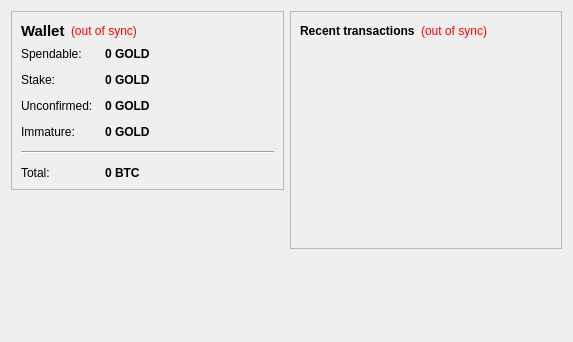
<?xml version="1.0" encoding="UTF-8"?>
<ui version="4.0">
 <class>OverviewPage</class>
 <widget class="QWidget" name="OverviewPage">
  <property name="geometry">
   <rect>
    <x>0</x>
    <y>0</y>
    <width>573</width>
    <height>342</height>
   </rect>
  </property>
  <property name="windowTitle">
   <string>Form</string>
  </property>
  <layout class="QHBoxLayout" name="horizontalLayout" stretch="1,1">
   <item>
    <layout class="QVBoxLayout" name="verticalLayout_2">
     <item>
      <widget class="QFrame" name="frame">
       <property name="frameShape">
        <enum>QFrame::StyledPanel</enum>
       </property>
       <property name="frameShadow">
        <enum>QFrame::Raised</enum>
       </property>
       <layout class="QVBoxLayout" name="verticalLayout_4">
        <item>
         <layout class="QHBoxLayout" name="horizontalLayout_4">
          <item>
           <widget class="QLabel" name="label_5">
            <property name="font">
             <font>
              <pointsize>11</pointsize>
              <weight>75</weight>
              <bold>true</bold>
             </font>
            </property>
            <property name="text">
             <string>Wallet</string>
            </property>
           </widget>
          </item>
          <item>
           <widget class="QLabel" name="labelWalletStatus">
            <property name="toolTip">
             <string>The displayed information may be out of date. Your wallet automatically synchronizes with the GoldenCoin network after a connection is established, but this process has not completed yet.</string>
            </property>
            <property name="styleSheet">
             <string notr="true">QLabel { color: red; }</string>
            </property>
            <property name="text">
             <string notr="true">(out of sync)</string>
            </property>
            <property name="alignment">
             <set>Qt::AlignLeading|Qt::AlignLeft|Qt::AlignVCenter</set>
            </property>
           </widget>
          </item>
          <item>
           <spacer name="horizontalSpacer_2">
            <property name="orientation">
             <enum>Qt::Horizontal</enum>
            </property>
            <property name="sizeHint" stdset="0">
             <size>
              <width>40</width>
              <height>20</height>
             </size>
            </property>
           </spacer>
          </item>
         </layout>
        </item>
        <item>
         <layout class="QFormLayout" name="formLayout_2">
          <property name="fieldGrowthPolicy">
           <enum>QFormLayout::AllNonFixedFieldsGrow</enum>
          </property>
          <property name="horizontalSpacing">
           <number>12</number>
          </property>
          <property name="verticalSpacing">
           <number>12</number>
          </property>
          <item row="0" column="0">
           <widget class="QLabel" name="label">
            <property name="text">
             <string>Spendable:</string>
            </property>
           </widget>
          </item>
          <item row="0" column="1">
           <widget class="QLabel" name="labelBalance">
            <property name="font">
             <font>
              <weight>75</weight>
              <bold>true</bold>
             </font>
            </property>
            <property name="cursor">
             <cursorShape>IBeamCursor</cursorShape>
            </property>
            <property name="toolTip">
             <string>Your current spendable balance</string>
            </property>
            <property name="text">
             <string notr="true">0 GOLD</string>
            </property>
            <property name="textInteractionFlags">
             <set>Qt::LinksAccessibleByMouse|Qt::TextSelectableByKeyboard|Qt::TextSelectableByMouse</set>
            </property>
           </widget>
          </item>
          <item row="1" column="0">
           <widget class="QLabel" name="label_6">
            <property name="text">
             <string>Stake:</string>
            </property>
           </widget>
          </item>
          <item row="1" column="1">
           <widget class="QLabel" name="labelStake">
            <property name="font">
             <font>
              <weight>75</weight>
              <bold>true</bold>
             </font>
            </property>
            <property name="cursor">
             <cursorShape>IBeamCursor</cursorShape>
            </property>
            <property name="toolTip">
             <string>Total of coins that was staked, and do not yet count toward the current balance</string>
            </property>
            <property name="text">
             <string notr="true">0 GOLD</string>
            </property>
            <property name="textInteractionFlags">
             <set>Qt::LinksAccessibleByMouse|Qt::TextSelectableByKeyboard|Qt::TextSelectableByMouse</set>
            </property>
           </widget>
          </item>
          <item row="2" column="0">
           <widget class="QLabel" name="label_3">
            <property name="text">
             <string>Unconfirmed:</string>
            </property>
           </widget>
          </item>
          <item row="2" column="1">
           <widget class="QLabel" name="labelUnconfirmed">
            <property name="font">
             <font>
              <weight>75</weight>
              <bold>true</bold>
             </font>
            </property>
            <property name="cursor">
             <cursorShape>IBeamCursor</cursorShape>
            </property>
            <property name="toolTip">
             <string>Total of transactions that have yet to be confirmed, and do not yet count toward the current balance</string>
            </property>
            <property name="text">
             <string notr="true">0 GOLD</string>
            </property>
            <property name="textInteractionFlags">
             <set>Qt::LinksAccessibleByMouse|Qt::TextSelectableByKeyboard|Qt::TextSelectableByMouse</set>
            </property>
           </widget>
          </item>
          <item row="3" column="0">
           <widget class="QLabel" name="labelImmatureText">
            <property name="text">
             <string>Immature:</string>
            </property>
           </widget>
          </item>
          <item row="3" column="1">
           <widget class="QLabel" name="labelImmature">
            <property name="font">
             <font>
              <weight>75</weight>
              <bold>true</bold>
             </font>
            </property>
            <property name="toolTip">
             <string>Mined balance that has not yet matured</string>
            </property>
            <property name="text">
             <string notr="true">0 GOLD</string>
            </property>
            <property name="textInteractionFlags">
             <set>Qt::LinksAccessibleByMouse|Qt::TextSelectableByKeyboard|Qt::TextSelectableByMouse</set>
            </property>
           </widget>
          </item>
          <item row="4" column="0" colspan="2">
           <widget class="Line" name="line">
            <property name="orientation">
             <enum>Qt::Horizontal</enum>
            </property>
           </widget>
          </item>
          <item row="5" column="0">
           <widget class="QLabel" name="labelTotalText">
            <property name="text">
             <string>Total:</string>
            </property>
           </widget>
          </item>
          <item row="5" column="1">
           <widget class="QLabel" name="labelTotal">
            <property name="font">
             <font>
              <weight>75</weight>
              <bold>true</bold>
             </font>
            </property>
            <property name="cursor">
             <cursorShape>IBeamCursor</cursorShape>
            </property>
            <property name="toolTip">
             <string>Your current total balance</string>
            </property>
            <property name="text">
             <string notr="true">0 BTC</string>
            </property>
            <property name="textInteractionFlags">
             <set>Qt::LinksAccessibleByMouse|Qt::TextSelectableByKeyboard|Qt::TextSelectableByMouse</set>
            </property>
           </widget>
          </item>
         </layout>
        </item>
       </layout>
      </widget>
     </item>
     <item>
      <spacer name="verticalSpacer">
       <property name="orientation">
        <enum>Qt::Vertical</enum>
       </property>
       <property name="sizeHint" stdset="0">
        <size>
         <width>20</width>
         <height>40</height>
        </size>
       </property>
      </spacer>
     </item>
    </layout>
   </item>
   <item>
    <layout class="QVBoxLayout" name="verticalLayout_3">
     <item>
      <widget class="QFrame" name="frame_2">
       <property name="frameShape">
        <enum>QFrame::StyledPanel</enum>
       </property>
       <property name="frameShadow">
        <enum>QFrame::Raised</enum>
       </property>
       <layout class="QVBoxLayout" name="verticalLayout">
        <item>
         <layout class="QHBoxLayout" name="horizontalLayout_2">
          <item>
           <widget class="QLabel" name="label_4">
            <property name="text">
             <string>&lt;b&gt;Recent transactions&lt;/b&gt;</string>
            </property>
           </widget>
          </item>
          <item>
           <widget class="QLabel" name="labelTransactionsStatus">
            <property name="toolTip">
             <string>The displayed information may be out of date. Your wallet automatically synchronizes with the GoldenCoin network after a connection is established, but this process has not completed yet.</string>
            </property>
            <property name="styleSheet">
             <string notr="true">QLabel { color: red; }</string>
            </property>
            <property name="text">
             <string notr="true">(out of sync)</string>
            </property>
            <property name="alignment">
             <set>Qt::AlignRight|Qt::AlignTrailing|Qt::AlignVCenter</set>
            </property>
           </widget>
          </item>
          <item>
           <spacer name="horizontalSpacer">
            <property name="orientation">
             <enum>Qt::Horizontal</enum>
            </property>
            <property name="sizeHint" stdset="0">
             <size>
              <width>40</width>
              <height>20</height>
             </size>
            </property>
           </spacer>
          </item>
         </layout>
        </item>
        <item>
         <widget class="QListView" name="listTransactions">
          <property name="styleSheet">
           <string notr="true">QListView { background: transparent; }</string>
          </property>
          <property name="frameShape">
           <enum>QFrame::NoFrame</enum>
          </property>
          <property name="verticalScrollBarPolicy">
           <enum>Qt::ScrollBarAlwaysOff</enum>
          </property>
          <property name="horizontalScrollBarPolicy">
           <enum>Qt::ScrollBarAlwaysOff</enum>
          </property>
          <property name="selectionMode">
           <enum>QAbstractItemView::NoSelection</enum>
          </property>
         </widget>
        </item>
       </layout>
      </widget>
     </item>
     <item>
      <spacer name="verticalSpacer_2">
       <property name="orientation">
        <enum>Qt::Vertical</enum>
       </property>
       <property name="sizeHint" stdset="0">
        <size>
         <width>20</width>
         <height>40</height>
        </size>
       </property>
      </spacer>
     </item>
    </layout>
   </item>
  </layout>
 </widget>
 <resources/>
 <connections/>
</ui>
